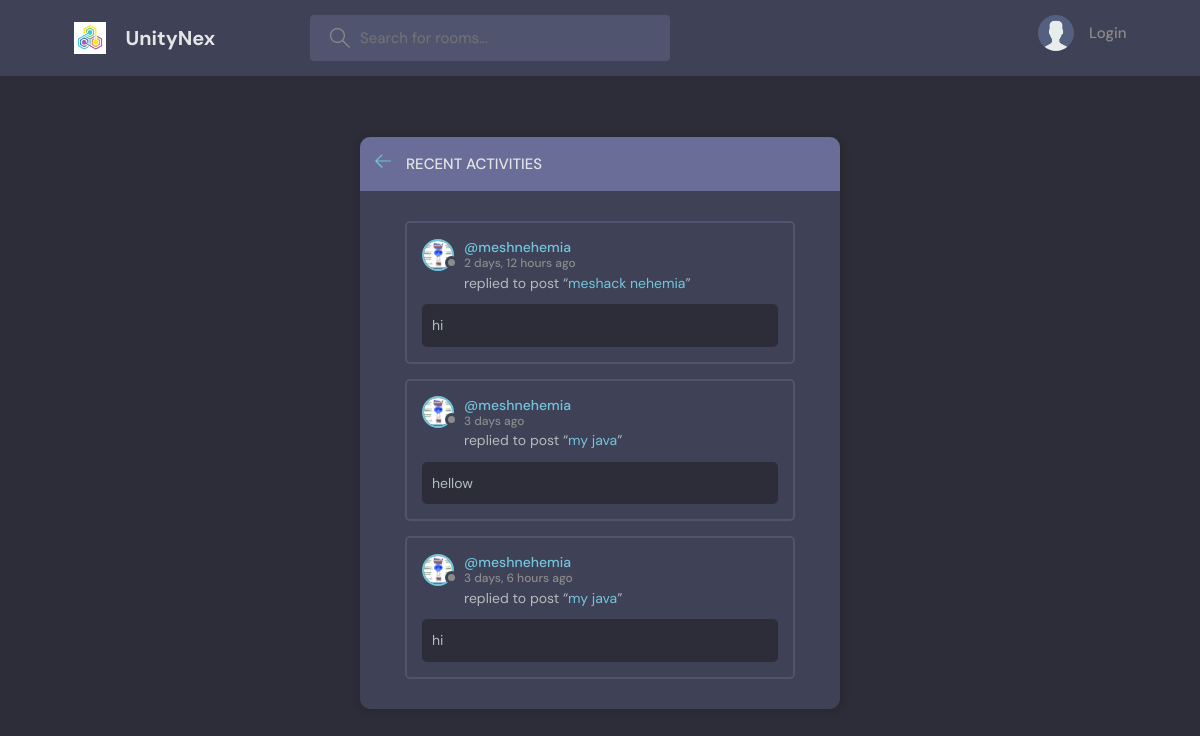
The page /activity/ on the database its author committed.
### socialmedia/models.py (models this page shows, shortened)
class Message(models.Model):
    user = models.ForeignKey(User,on_delete=models.CASCADE)
    room = models.ForeignKey(Room,on_delete=models.CASCADE)
    body =models.TextField()
    updated =models.DateTimeField(auto_now=True)
    created =models.DateTimeField(auto_now_add=True)
    class Meta:
        ordering =['-updated' , '-created']

class User(AbstractUser):
    name = models.CharField(max_length=200, null=True)
    email = models.EmailField(unique=True,null =True)
    bio =models.TextField(null=True)
    avator = models.ImageField(null =True,default="avatar.svg")
    USERNAME_FIELD = 'email'
    REQUIRED_FIELDS =[]

class Room(models.Model):
    host =models.ForeignKey(User,on_delete=models.SET_NULL,null=True)
    topic  =models.ForeignKey(Topic,on_delete=models.SET_NULL,null=True)
    name =models.CharField(max_length=200)
    description =models.TextField(null=True,blank=True)
    participants = models.ManyToManyField(User, related_name ='participants',blank=True)
    updated =models.DateTimeField(auto_now=True)
    created =models.DateTimeField(auto_now_add=True)
    class Meta:
        ordering =['-updated' , '-created']

### socialmedia/views.py (the view)
# urls.py: path('activity/', views.activityPage, name='activity'),
def activityPage(request):
    room_messages = Message.objects.all()[0:4]
    context = {'room_messages': room_messages}
    return render(request, 'socialmedia/activity.html', context)

### socialmedia/templates/socialmedia/activity.html (shortened to what this page needs)
{%extends 'main.html'%}
{% block content%}
    <main class="layout">
      <div class="container">
        <div class="layout__box">
          <div class="layout__boxHeader">
            <div class="layout__boxTitle">
              <a href="{% url 'home' %}">
                <svg version="1.1" xmlns="http://www.w3.org/2000/svg" width="32" height="32" viewBox="0 0 32 32">
                  <title>arrow-left</title>
                  <path
                    d="M13.723 2.286l-13.723 13.714 13.719 13.714 1.616-1.611-10.96-10.96h27.625v-2.286h-27.625l10.965-10.965-1.616-1.607z"
                  ></path>
                </svg>
              </a>
              <h3>Recent Activities</h3>
            </div>
          </div>
          <div class="activities-page layout__body">
            {% for message in room_messages%}
              <div class="activities__box">
              <div class="activities__boxHeader roomListRoom__header">
                  <a href="{%url 'user-profile' message.user.id %}" class="roomListRoom__author">
                  <div class="avatar avatar--small">
                      <img src="{{message.user.avator.url}}" />
                  </div>
                  <p>
                      @{{message.user.username}}
                      <span>{{message.created|timesince}} ago</span>
                  </p>
                  </a>
              </div>
              <div class="activities__boxContent">
                  <p>replied to post “<a href="{% url 'room' message.room.id %}">{{message.room.name}}</a>”</p>
                  <div class="activities__boxRoomContent">
                      {{message.body}}
                  </div>
              </div>
              </div>
            {%endfor%}
          </div>
        </div>
      </div>
    </main>
{% endblock content %}

### static/styles/style.css (style rules this page uses)
:root { --color-main: #71c6dd; --color-main-light: #e1f6fb; --color-dark: #3f4156; --color-dark-medium: #51546e; --color-dark-light: #696d97; --color-light: #e5e5e5; --color-gray: #8b8b8b; --color-light-gray: #b2bdbd; --color-bg: #2d2d39; --color-success: #5dd693; --color-error: #fc4b0b; }
* { font-family: "DM Sans", -apple-system, BlinkMacSystemFont, "Segoe UI", Roboto, Oxygen, Ubuntu, Cantarell, "Open Sans", "Helvetica Neue", sans-serif; margin: 0; padding: 0; box-sizing: border-box; text-rendering: optimizeLegibility; font-size: inherit; }
html { font-size: 56.25%; }
@media only screen and (min-width: 1200px) { html { font-size: 62.5%; } }
body { line-height: 1.6; font-weight: 400; font-size: 1.5rem; color: var(--color-light-gray); background-color: var(--color-bg); min-height: 100vh; }
img { width: 100%; }
a { display: inline-block; color: var(--color-main); text-decoration: none; }
.container { max-width: 120rem; width: 90%; margin: auto; }
.avatar { position: relative; display: inline-block; border-radius: 50%; border: 2px solid var(--color-main); }
.avatar img { display: block; border-radius: 50%; object-fit: cover; object-position: center; }
.avatar::after { content: ""; display: block; position: absolute; background-color: var(--color-gray); z-index: 111; border-radius: 50%; border: 0.3rem solid var(--color-dark); }
.avatar.avatar--small img { width: 2.8rem; height: 2.8rem; }
.avatar.avatar--small:after { width: 0.7rem; height: 0.7rem; bottom: 0px; right: -6px; }
.layout { margin-top: 2.4rem; }
.layout > .container { display: flex; justify-content: space-between; align-items: flex-start; }
.layout__box { width: 90%; max-width: 48rem; min-height: 40rem; position: absolute; top: 50%; left: 50%; transform: translate(-50%, -46%); background-color: var(--color-dark); border-radius: 1rem; box-shadow: 1px 1px 6px 3px rgba(0, 0, 0, 0.1); overflow: hidden; }
.layout__boxHeader { display: flex; padding: 1.5rem; background-color: var(--color-dark-light); }
.layout__boxTitle { display: flex; gap: 1.5rem; align-items: center; }
.layout__boxTitle h3 { text-transform: uppercase; font-weight: 500; color: var(--color-light); }
.layout__boxTitle svg { width: 1.6rem; height: 1.6rem; fill: var(--color-main); }
.layout__body { margin: 3rem; }
.roomListRoom__header { display: flex; justify-content: space-between; align-items: center; }
.roomListRoom__author { font-weight: 500; display: flex; align-items: center; gap: 1rem; }
.activities__box { margin: 1.5rem; padding: 1.5rem; border: 2px solid var(--color-dark-medium); border-radius: 5px; }
.activities__boxHeader p { font-size: 1.4rem; line-height: 1.3; }
.activities__boxHeader p span { color: var(--color-gray); font-size: 1.2rem; display: block; }
.activities__boxContent { margin-left: 4.2rem; }
.activities__boxContent { font-size: 1.4rem; }
.activities__boxRoomContent { background: var(--color-bg); padding: 1rem; border-radius: 5px; margin-top: 1rem; margin-left: -4.2rem; }

### rows shown on the page
Message: user.avator (picture), user.username "meshnehemia", created "2 days, 12 hours", room.name "meshack nehemia", body "hi"
Message: user.avator (picture), user.username "meshnehemia", created "3 days", room.name "my java", body "hellow"
Message: user.avator (picture), user.username "meshnehemia", created "3 days, 6 hours", room.name "my java", body "hi"
